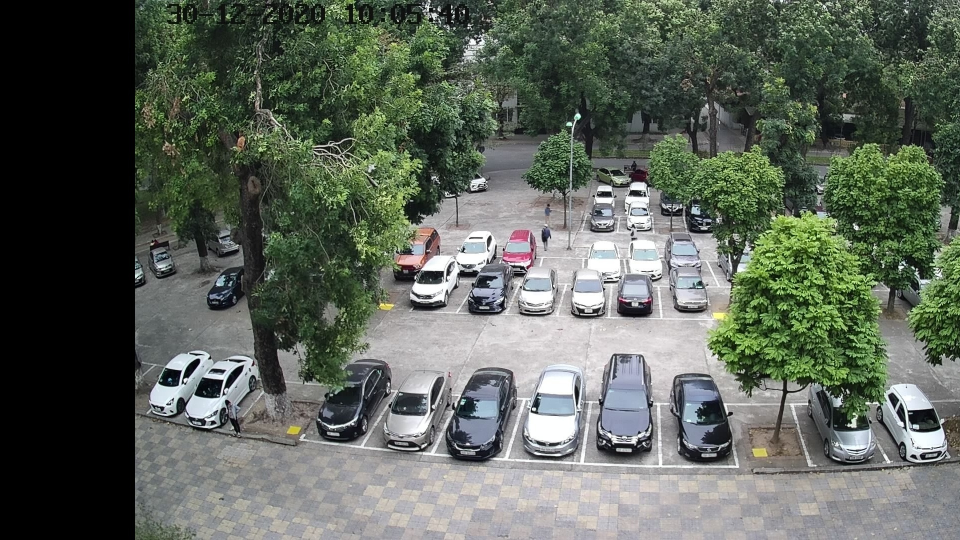
#> input picture data_process/calib_image/not_recov_imCab_0_(down_0_right_270_0).jpg, 1920 x 1080 px (shown at 1/2 size)
$ python -i userDefine.py   (imports and definitions only)
#> lines starting #> are read from the running program, lines starting #| are printed output that depends on the picture
import os
import cv2
import ctypes

def user_define(image):
    min_point = ()
    max_point = ()

    # Function: click and crop, use to add functions to mouse
    # [11 lines left out: function click_and_crop, not called in this run]

    def getSysScr_Windows(ratio):
        user32 = ctypes.windll.user32
        scr_size = user32.GetSystemMetrics(0), user32.GetSystemMetrics(1)
        scr_width_in = int(scr_size[0] * ratio)
        scr_height_in = int(scr_size[1] * ratio)
        return scr_width_in, scr_height_in

    def image_read(imgR):  # This will be replaced in the future
        height_in, width_in = imgR.shape[:2]
        return imgR, height_in, width_in

    # [32 lines left out: function gui_draw, not called in this run]

    # Initiate files & values
    f_landmark = open(os.getcwd() + "\\data_process\\park_lot_info\\landmark.txt", 'w+')
    f_slot = open(os.getcwd() + "\\data_process\\park_lot_info\\slot.txt", 'w+')
    f_runTime = open(os.getcwd() + "\\data_process\\runTime.txt", 'w+')
    f_runTime.write('1')
    imageR, height, width = image_read(image)
    scr_scale = 5 / 6
    scr_width, scr_height = getSysScr_Windows(scr_scale)
    image_gui = gui_draw(imageR)

    # Check image_gui - image with gridlines & guidebox
    """
    cv2.imshow("Image", image_gui)
    cv2.waitKey()
    cv2.destroyWindow("Image")
    """

    # Initiate GUI, set click and crop as main function
    cv2.namedWindow("User define on Image", cv2.WINDOW_AUTOSIZE)
    cv2.setMouseCallback("User define on Image", click_and_crop)
    slotNumber = 0
    lmNumber = 0
    while True:
        # Display the image for selection purpose only (used for PyCharm)
        image_gui = cv2.resize(image_gui, (scr_width, scr_height))
        cv2.imshow("User define on Image", image_gui)
        key = cv2.waitKey(1000) & 0xFF
        # print(min_point) print(max_point) # Check min_point, max_point value to see if mouse is functional
        # If the 'b' key is pressed, break from the program
        if key == ord("b"):
            break
        # If the 's' key is pressed, write the coordinates of SLOTS' vertices to txt file
        elif key == ord("s"):
            print(min_point[0], ' ', min_point[1], ' to ', max_point[0], ' ', max_point[1])
            slotNumber = slotNumber + 1
            f_slot.write('%d ' % slotNumber)
            f_slot.write('%d %d ' % (int(min_point[0] * width / scr_width), int(min_point[1] * height / scr_height)))
            f_slot.write('%d %d\n' % (int(max_point[0] * width / scr_width), int(max_point[1] * height / scr_height)))
        # If the 'm' key is pressed, write the coordinates of LANDMARKS' centroids to txt file
        elif key == ord("m"):
            print(min_point[0], ' ', min_point[1], ' to ', max_point[0], ' ', max_point[1])
            lmNumber = lmNumber + 1
            f_landmark.write('%d ' % lmNumber)
            # x-axis coordinate
            f_landmark.write('%d ' % (int((min_point[0] + max_point[0]) * width / (scr_width * 2))))
            # y-axis coordinate
            f_landmark.write('%d\n' % (int((min_point[1] + max_point[1]) * width / (scr_width * 2))))

    # Close files, kill GUI
    f_runTime.close()
    f_slot.close()
    f_landmark.close()
    cv2.destroyAllWindows()

>>> import cv2
>>> picture = cv2.imread('data_process/calib_image/not_recov_imCab_0_(down_0_right_270_0).jpg', cv2.IMREAD_GRAYSCALE)
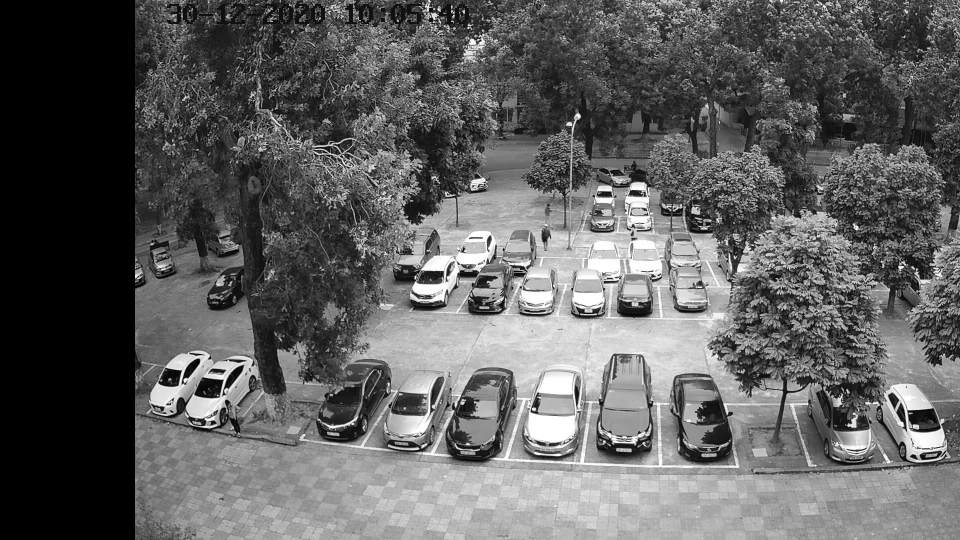
#> picture: shape (1080, 1920) (shown at 1/2 size); min 0, max 255, mean 96.2
>>> result = user_define(picture)
#> in user_define, `imageR, height, width = image_read(image)`: height = 1080; width = 1920
#> (the run stopped early here; a loop or call above may not have finished)
